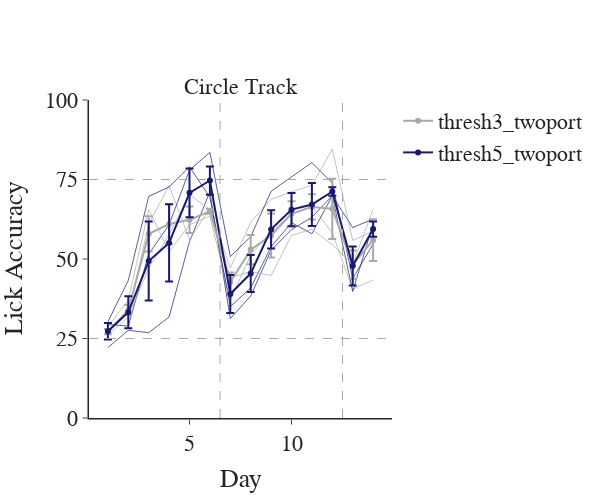

The code cell stored with this chart in its notebook:
### Code cell
## Plot lick accuracy across days
fig = pf.plot_behavior_across_days(ct_df, x_var='day', y_var='lick_accuracy', groupby_var=['day', 'group'], plot_transitions=[6.5, 12.5],
                                   marker_color=two_color_plots, avg_color='darkgrey', expert_line=True, chance=True,
                                   transition_color=['darkgrey', 'darkgrey'],
                                   x_title='Day', y_title='Lick Accuracy', titles=['Circle Track'], height=500, width=600)
fig.update_yaxes(range=[0, 100], dtick=25)
fig.show()
fig.write_image(pjoin(fig_path, 'lick_accuracy.png'))
ct_df.mixed_anova(dv='lick_accuracy', within='day', subject='mouse', between='group')

### Figure 1 — Plotly figure (JSON) as saved in the notebook; plotly's stock layout.template omitted (floating-point values rounded to 4 significant figures)
{"data": [{"line": {"color": "midnightblue", "width": 1}, "mode": "lines", "name": "mcp01", "opacity": 0.7, "showlegend": false, "type": "scatter", "x": [1, 2, 3, 4, 5, 6, 7, 8, 9, 10, 11, 12, 13, 14], "y": [22.13, 27.59, 26.83, 31.76, 55.45, 71.11, 31.25, 38.37, 52.78, 59.2, 63.16, 69.89, 59.87, 62.58]}, {"line": {"color": "darkgrey", "width": 1}, "mode": "lines", "name": "mcp02", "opacity": 0.7, "showlegend": false, "type": "scatter", "x": [1, 2, 3, 4, 5, 6, 7, 8, 9, 10, 11, 12, 13, 14], "y": [26.86, 33.05, 60.94, 73.04, 56.12, 66, 47.16, 61.59, 68.75, 71.13, 73.15, 84.57, 55.84, 58.73]}, {"line": {"color": "midnightblue", "width": 1}, "mode": "lines", "name": "mcp03", "opacity": 0.7, "showlegend": false, "type": "scatter", "x": [1, 2, 3, 4, 5, 6, 7, 8, 9, 10, 11, 12, 13, 14], "y": [29.41, 28.93, 51.54, 60.78, 77.98, 83.52, 50.75, 57.02, 71.3, 75.93, 80.31, 73.88, 43.85, 54.7]}, {"line": {"color": "darkgrey", "width": 1}, "mode": "lines", "name": "mcp05", "opacity": 0.7, "showlegend": false, "type": "scatter", "x": [1, 2, 3, 4, 5, 6, 7, 8, 9, 10, 11, 12, 13, 14], "y": [28.72, 37.02, 65.56, 52.29, 60.73, 63.51, 37.1, 51.27, 58.6, 64.16, 66.67, 58.24, 40.52, 43.39]}, {"line": {"color": "midnightblue", "width": 1}, "mode": "lines", "name": "mcp08", "opacity": 0.7, "showlegend": false, "type": "scatter", "x": [1, 2, 3, 4, 5, 6, 7, 8, 9, 10, 11, 12, 13, 14], "y": [30.26, 43.26, 69.68, 72.65, 78.99, 69.43, 35.03, 40.89, 53.85, 61.43, 57.95, 69.88, 39.77, 60.99]}, {"line": {"color": "darkgrey", "width": 1}, "mode": "lines", "name": "mcp10", "opacity": 0.7, "showlegend": false, "type": "scatter", "x": [1, 2, 3, 4, 5, 6, 7, 8, 9, 10, 11, 12, 13, 14], "y": [25.97, 31.75, 47.13, 57.69, 70.21, 65.52, 44.13, 46.01, 44.83, 57.45, 59.32, 54.5, 48.39, 65.68]}, {"error_y": {"array": [0.8105, 1.585, 5.536, 6.217, 4.148, 0.7633, 2.981, 4.575, 6.932, 3.949, 3.996, 9.462, 4.425, 6.586], "type": "data"}, "line": {"color": "darkgrey"}, "mode": "lines+markers", "name": "thresh3_twoport", "showlegend": true, "type": "scatter", "x": [1, 2, 3, 4, 5, 6, 7, 8, 9, 10, 11, 12, 13, 14], "y": [27.18, 33.94, 57.87, 61.01, 62.36, 65.01, 42.8, 52.95, 57.39, 64.25, 66.38, 65.77, 48.25, 55.93]}, {"error_y": {"array": [2.579, 5.015, 12.42, 12.15, 7.683, 4.443, 5.97, 5.841, 6.005, 5.243, 6.755, 1.332, 6.133, 2.406], "type": "data"}, "line": {"color": "midnightblue"}, "mode": "lines+markers", "name": "thresh5_twoport", "showlegend": true, "type": "scatter", "x": [1, 2, 3, 4, 5, 6, 7, 8, 9, 10, 11, 12, 13, 14], "y": [27.27, 33.26, 49.35, 55.06, 70.81, 74.68, 39.01, 45.43, 59.31, 65.52, 67.14, 71.22, 47.83, 59.42]}], "layout": {"annotations": [{"font": {"size": 22}, "showarrow": false, "text": "Circle Track", "x": 0.5, "xanchor": "center", "xref": "paper", "y": 1, "yanchor": "bottom", "yref": "paper"}], "font": {"family": "Arial", "size": 22}, "height": 500, "shapes": [{"line": {"color": "darkgrey", "dash": "dash", "width": 1}, "opacity": 1, "type": "line", "x0": 0, "x1": 1, "xref": "x domain", "y0": 75, "y1": 75, "yref": "y"}, {"line": {"color": "darkgrey", "dash": "dash", "width": 1}, "opacity": 1, "type": "line", "x0": 0, "x1": 1, "xref": "x domain", "y0": 25, "y1": 25, "yref": "y"}, {"line": {"color": "darkgrey", "dash": "dash", "width": 1}, "opacity": 1, "type": "line", "x0": 6.5, "x1": 6.5, "xref": "x", "y0": 0, "y1": 1, "yref": "y domain"}, {"line": {"color": "darkgrey", "dash": "dash", "width": 1}, "opacity": 1, "type": "line", "x0": 12.5, "x1": 12.5, "xref": "x", "y0": 0, "y1": 1, "yref": "y domain"}], "title": {"x": 0.5, "xanchor": "center", "y": 0.9, "yanchor": "top"}, "width": 600, "xaxis": {"anchor": "y", "domain": [0, 1], "linewidth": 1.5, "title": {"text": "Day"}}, "yaxis": {"anchor": "x", "domain": [0, 1], "dtick": 25, "linewidth": 1.5, "range": [0, 100], "title": {"text": "Lick Accuracy"}}}}
